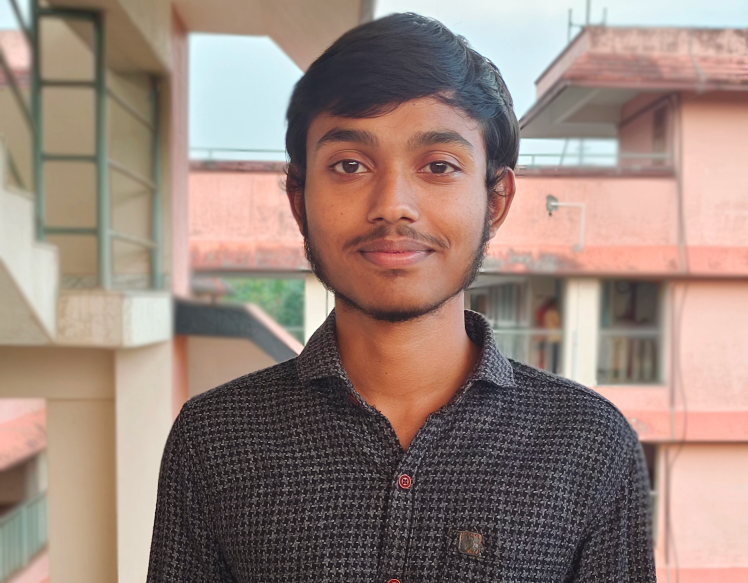
#> input picture input/p1/photo.jpg, 2244 x 1749 px (shown at 1/3 size)
$ python app.py
#> lines starting #> are read from the running program, lines starting #| are printed output that depends on the picture; after the words box and inside, x2 and y2 are one past the last pixel; in counts of white or black regions, pixels touching at a corner belong together; long printed decimals are rounded
### cropper.py
import cv2
import os

def crop_to_passport_size(image, face_rect):
    passport_aspect_ratio = 413 / 531  # Width to height ratio of a passport photo

    x, y, w, h = face_rect

    # Calculate the center of the face rectangle
    center_x, center_y = x + w // 2, y + h // 2

    # Double the width and height
    new_w = int(w * 2.3)
    new_h =int(h * 2.3)
    # Adjust new width and height to maintain the passport aspect ratio
    if new_w / new_h > passport_aspect_ratio:
        new_w = int(new_h * passport_aspect_ratio)
    else:
        new_h = int(new_w / passport_aspect_ratio)

    # Calculate the new cropping coordinates
    x1 = max(0, center_x - new_w // 2)
    y1 = max(0, center_y - new_h*10 // 22)
    x2 = min(image.shape[1], center_x + new_w // 2)
    y2 = min(image.shape[0], center_y + new_h // 2)

    # Crop the image with the new dimensions
    cropped_image = image[y1:y2, x1:x2]

    # Ensure the cropped region has the correct aspect ratio
    cropped_height, cropped_width = cropped_image.shape[:2]
    if cropped_width / cropped_height != passport_aspect_ratio:
        # Adjust the cropped region to maintain the aspect ratio
        if cropped_width / cropped_height > passport_aspect_ratio:
            # Width is too wide, adjust it
            new_width = int(cropped_height * passport_aspect_ratio)
            x1 = max(0, center_x - new_width // 2)
            x2 = min(image.shape[1], center_x + new_width // 2)
        else:
            # Height is too tall, adjust it
            new_height = int(cropped_width / passport_aspect_ratio)
            y1 = max(0, center_y - new_height // 2)
            y2 = min(image.shape[0], center_y + new_height // 2)

        cropped_image = image[y1:y2, x1:x2]

    # Resize to the passport photo size
    passport_image = cv2.resize(cropped_image, (413, 531))

    return passport_image

# [25 lines left out: function detect_and_crop_face, not called in this run]

def detect_and_crop_face_return(image_path):
    # Load the image
    image = cv2.imread(image_path)

    # Convert the image to grayscale (needed for face detection)
    gray = cv2.cvtColor(image, cv2.COLOR_BGR2GRAY)

    # Load the pre-trained Haar Cascade face detector from OpenCV
    face_cascade = cv2.CascadeClassifier(cv2.data.haarcascades + 'haarcascade_frontalface_default.xml')

    # Detect faces in the image
    faces = face_cascade.detectMultiScale(gray, scaleFactor=1.1, minNeighbors=5, minSize=(30, 30))

    if len(faces) > 0:
        # Take the first detected face (assuming one face per image)
        face_rect = faces[0]

        # Crop and resize the image to passport size
        passport_image = crop_to_passport_size(image, face_rect)
        return passport_image

    else:
        print(f"No face detected in {image_path}")

# [10 lines left out: function crop_images_in_folder, not called in this run]


# # Example usage:
# input_folder = "./input"
# output_folder = "./output"
# crop_images_in_folder(input_folder, output_folder)

### signs.py
import cv2
import numpy as np
import os

# [27 lines left out: function crop_handwritten_text, not called in this run]

def crop_handwritten_text_return(image_path):
    # Load the image
    image = cv2.imread(image_path)

    # Convert the image to grayscale
    gray = cv2.cvtColor(image, cv2.COLOR_BGR2GRAY)

    # Apply a binary threshold to get a binary image
    _, binary = cv2.threshold(gray, 150, 255, cv2.THRESH_BINARY_INV)

    # Find contours in the binary image
    contours, _ = cv2.findContours(binary, cv2.RETR_EXTERNAL, cv2.CHAIN_APPROX_SIMPLE)

    if not contours:
        print(f"No contours found in {image_path}")
        return image

    # Combine all contours to form a single bounding box
    combined_contour = np.vstack(contours)
    x, y, w, h = cv2.boundingRect(combined_contour)

    # Crop the image to the bounding box
    cropped_image = image[y:y+h, x:x+w]

    return cropped_image

# [9 lines left out: function crop_signatures_in_folder, not called in this run]


# # Example usage:
# input_folder = "./signs"
# output_folder = "./output"
# crop_signatures_in_folder(input_folder, output_folder)

### merger.py
import cv2
import numpy as np

def resize_and_stack_images(img1, img2):
    # Get the dimensions of the first image
    height1, width1 = img1.shape[:2]

    # Calculate the desired height for the second image (1/6th of the first image's height)
    desired_height2 = height1 // 6

    # Calculate the new width for the second image while maintaining its aspect ratio
    aspect_ratio2 = img2.shape[1] / img2.shape[0]
    new_height2 = desired_height2
    new_width2 = int(new_height2 * aspect_ratio2)

    # Resize the second image
    img2_resized = cv2.resize(img2, (new_width2, new_height2))

    # If the resized width of the second image is less than the first image's width,
    # add padding to the left and right to match the width
    if new_width2 < width1:
        padding_needed = width1 - new_width2
        padding_left = padding_needed // 2
        padding_right = padding_needed - padding_left
        img2_resized = cv2.copyMakeBorder(img2_resized, 0, 0, padding_left, padding_right, cv2.BORDER_CONSTANT, value=[255, 255, 255])
    elif new_width2 > width1:
        # Alternatively, if the second image's width is greater, you can resize it down to the width of the first image
        img2_resized = cv2.resize(img2_resized, (width1, desired_height2))

    # Now both images have the same width, stack them vertically
    stacked_image = np.vstack((img1, img2_resized))

    return stacked_image
# Load the images
# img1 = cv2.imread('input/ANITESWARI/ANITESWARI_photo.jpg')
# img2 = cv2.imread('input/ANITESWARI/ANITESWARI.jpg')

# # Stack the images
# result = resize_and_stack_images(img1, img2)

# # Save or display the result
# cv2.imwrite('stacked_image.jpg', result)

### compressor.py
import cv2

def save_image_with_size_limit(image_array, file_path, size_threshold_kb, max_attempts=100):
    """
    Save an image to a file with a size under a specified threshold.

    Parameters:
    - image_array: The image as a numpy array.
    - file_path: The path where the image will be saved.
    - size_threshold_kb: The maximum file size in kilobytes.
    - max_attempts: The maximum number of attempts to reduce size.
    """
    # Start with the best quality (for JPEG)
    quality = 95
    success = False

    for attempt in range(max_attempts):
        # Encode the image to a memory buffer with the current quality setting
        is_success, buffer = cv2.imencode('.jpg', image_array, [cv2.IMWRITE_JPEG_QUALITY, quality])

        # Check the size of the buffer
        file_size_kb = len(buffer) / 1024
        print(file_size_kb)

        if file_size_kb <= size_threshold_kb:
            # If the size is under the threshold, save the file
            with open(file_path, 'wb') as f:
                f.write(buffer)
            success = True
            break

        # If the file size is too large, reduce the quality
        quality -= 10

        # if quality < 10:  # Prevent quality from going too low
        #     break

    if not success:
        raise ValueError(f"Could not reduce image size under {size_threshold_kb} KB after {max_attempts} attempts.")

### app.py
import os

import cv2
import numpy as np

from compressor import save_image_with_size_limit
from cropper import detect_and_crop_face_return
from merger import resize_and_stack_images
from signs import crop_handwritten_text_return

output_dir = "./output"
input_dir = './input'
photo_suffix = 'photo.jpg'
size_threshold = 30

def increase_contrast_and_denoise(image: np.ndarray) -> np.ndarray:
    # Step 1: Convert the image to LAB color space
    lab = cv2.cvtColor(image, cv2.COLOR_BGR2LAB)

    # Step 2: Split the LAB image into L, A, and B channels
    l, a, b = cv2.split(lab)

    # Step 3: Apply histogram equalization to the L channel
    l = cv2.equalizeHist(l)

    # Step 4: Merge the channels back together
    lab = cv2.merge((l, a, b))

    # Step 5: Convert back to BGR color space
    contrast_image = cv2.cvtColor(lab, cv2.COLOR_LAB2BGR)

    # Step 6: Apply Gaussian blur to reduce noise
    # Adjust the kernel size as needed (must be positive and odd)
    denoised_image = cv2.GaussianBlur(contrast_image, (7, 7), 0)

    # Alternatively, you can use median blur for stronger noise reduction:
    # denoised_image = cv2.medianBlur(contrast_image, 5)

    # Step 7: Further enhance contrast and brightness if needed
    alpha = 2.5  # Contrast control (1.0-3.0)
    beta = 75   # Brightness control (0-100)

    final_image = cv2.convertScaleAbs(denoised_image, alpha=alpha, beta=beta)

    return final_image


os.makedirs(output_dir, exist_ok=True)
i = 0
for person_dir in os.listdir(input_dir):
    i+=1
    if os.path.isdir(os.path.join(input_dir,person_dir)):
        person_files = os.listdir(os.path.join(input_dir,person_dir))
        if (len(person_files) != 2):
            print("the directory ", person_dir, " is not correctly structured")
            exit(0)
        photo = None
        sign = None
        for f in person_files:
            if f.endswith("photo.jpg"):
                photo = os.path.join(input_dir, person_dir, f)
            else :
                sign = os.path.join(input_dir, person_dir, f)
        if (photo is None) or (sign is None):
            print("the directory ", person_dir, " is not correctly structured")
            exit(0)
        pp = detect_and_crop_face_return(photo)
#> in detect_and_crop_face_return, image is the input picture: shape (1749, 2244, 3); mean B, G, R 123.8, 132.8, 153.4
#> in detect_and_crop_face_return, `gray = cv2.cvtColor(image, cv2.COLOR_BGR2GRAY)`:
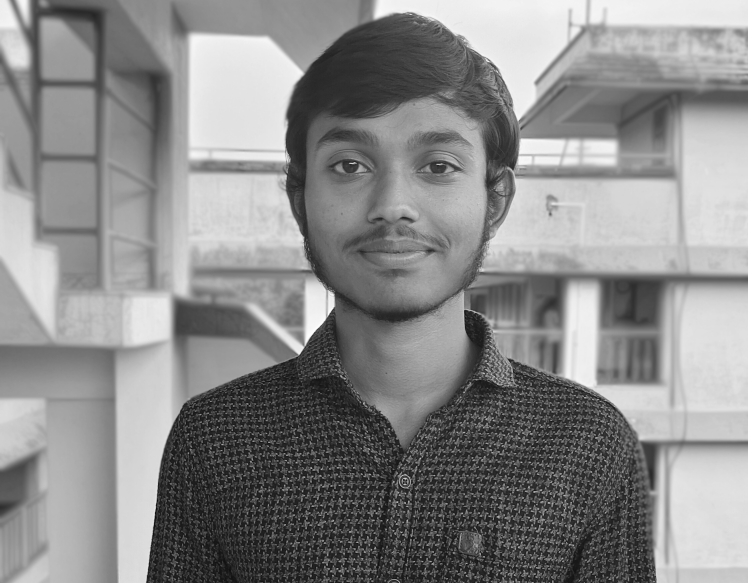
#> gray: shape (1749, 2244) (shown at 1/3 size); min 0, max 254, mean 137.9
#> in detect_and_crop_face_return, `faces = face_cascade.detectMultiScale(gray, scaleFactor=1.1, minNeighb..`: faces = [[840, 228, 696, 696]]
#> in detect_and_crop_face_return, `face_rect = faces[0]`: face_rect = [840, 228, 696, 696]
#> in crop_to_passport_size, `x, y, w, h = face_rect`: x = 840; y = 228; w = 696
#> in crop_to_passport_size, `center_x, center_y = x + w // 2, y + h // 2`: center_x = 1188; center_y = 576
#> in crop_to_passport_size, `new_w = int(w * 2.3)`: new_w = 1600
#> in crop_to_passport_size, `new_w = int(new_h * passport_aspect_ratio)`: new_w = 1244
#> in crop_to_passport_size, `x1 = max(0, center_x - new_w // 2)`: x1 = 566
#> in crop_to_passport_size, `y1 = max(0, center_y - new_h*10 // 22)`: y1 = 0
#> in crop_to_passport_size, `x2 = min(image.shape[1], center_x + new_w // 2)`: x2 = 1810
#> in crop_to_passport_size, `y2 = min(image.shape[0], center_y + new_h // 2)`: y2 = 1376
#> in crop_to_passport_size, `cropped_image = image[y1:y2, x1:x2]`:
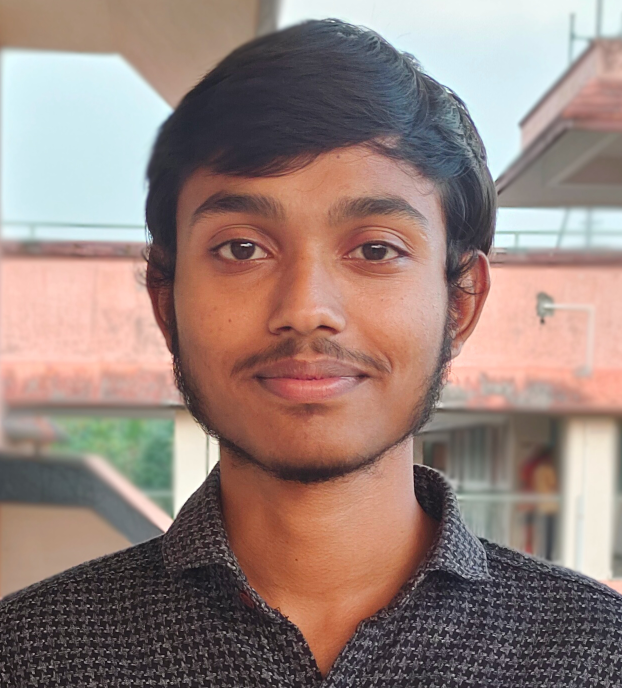
#> cropped_image: shape (1376, 1244, 3) (shown at 1/2 size); mean B, G, R 122.9, 129.5, 150.7
#> in crop_to_passport_size, `x1 = max(0, center_x - new_width // 2)`: x1 = 653
#> in crop_to_passport_size, `x2 = min(image.shape[1], center_x + new_width // 2)`: x2 = 1723
#> in crop_to_passport_size, `passport_image = cv2.resize(cropped_image, (413, 531))`:
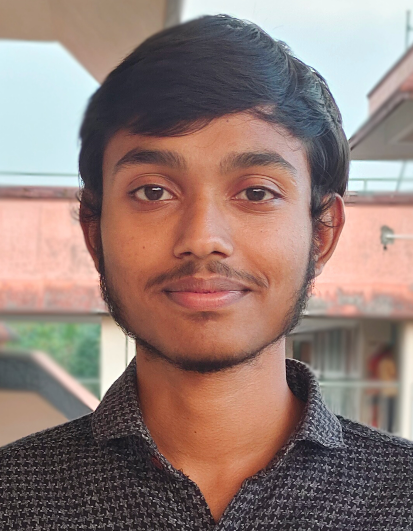
#> passport_image: shape (531, 413, 3); mean B, G, R 117.5, 124.1, 146.3
        si = increase_contrast_and_denoise(crop_handwritten_text_return(sign))
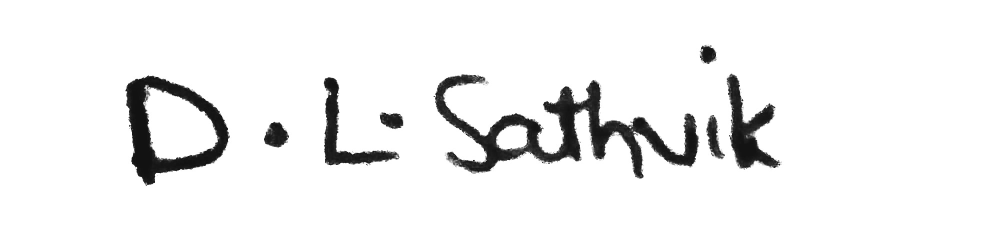
#> input picture input/p1/signature.jpg, 1999 x 463 px (shown at 1/2 size)
#> in crop_handwritten_text_return, image is the input picture: shape (463, 1999, 3); min 7, max 255, mean 238.9
#> in crop_handwritten_text_return, `_, binary = cv2.threshold(gray, 150, 255, cv2.THRESH_BINARY_INV)`:
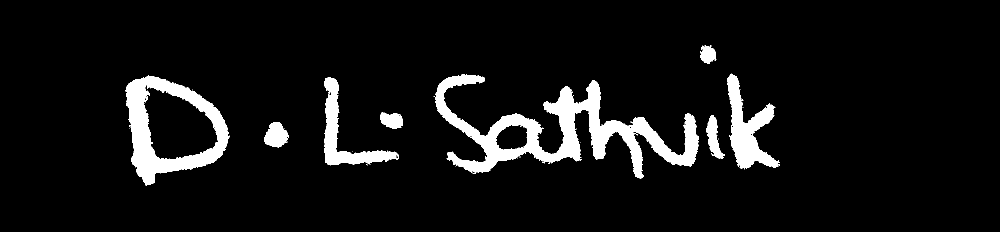
#> binary: shape (463, 1999) (shown at 1/2 size); 7.3% white; 41 white regions (33 under 20 px)
#> in crop_handwritten_text_return, `contours, _ = cv2.findContours(binary, cv2.RETR_EXTERNAL, cv2.CHAIN_AP..`: contours = 40 contours, 32 with area under 20; largest, box (x1, y1, x2, y2) and area: (870, 149, 1397, 358) 31640, (251, 151, 460, 372) 30697, (1454, 147, 1560, 339) 7932, (648, 155, 798, 331) 6219, (528, 244, 578, 295) 1654, (1413, 230, 1450, 318) 1392, (760, 225, 806, 258) 1070, (1400, 91, 1433, 128) 778
#> in crop_handwritten_text_return, `combined_contour = np.vstack(contours)`: combined_contour = contour of 3370 points, box (x1, y1, x2, y2) (251, 91, 1560, 372), area 27340
#> in crop_handwritten_text_return, `x, y, w, h = cv2.boundingRect(combined_contour)`: x = 251; y = 91; w = 1309; h = 281
#> in increase_contrast_and_denoise, `lab = cv2.cvtColor(image, cv2.COLOR_BGR2LAB)`: lab: shape (281, 1309, 3); mean of channels 0, 1, 2 214.6, 128, 128
#> in increase_contrast_and_denoise, `l, a, b = cv2.split(lab)`: a: shape (281, 1309); every value is 128
#> in increase_contrast_and_denoise, `lab = cv2.merge((l, a, b))`: lab: shape (281, 1309, 3); mean of channels 0, 1, 2 202.5, 128, 128
        res = resize_and_stack_images(pp, si)
#> in resize_and_stack_images, `img2_resized = cv2.copyMakeBorder(img2_resized, 0, 0, padding_left, pa..`:
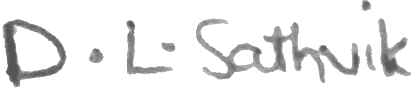
#> img2_resized: shape (88, 413, 3); mean B, G, R 234.8, 234.9, 234.8
#> in resize_and_stack_images, `stacked_image = np.vstack((img1, img2_resized))`:
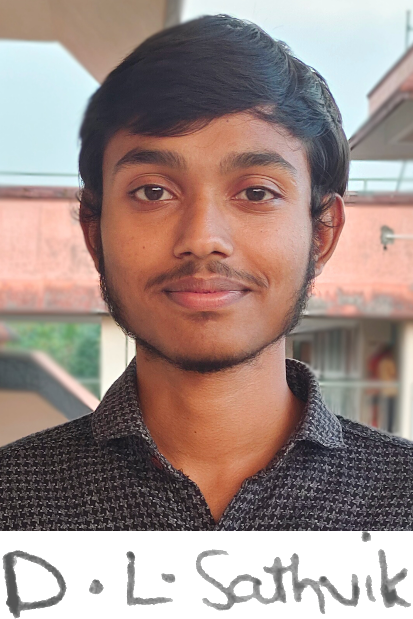
#> stacked_image: shape (619, 413, 3); mean B, G, R 134.2, 139.9, 158.9
        # cv2.imwrite(os.path.join(output_dir, person_dir) + ".jpg", res)
        save_image_with_size_limit(res, os.path.join(output_dir, person_dir) + ".jpg", size_threshold )
#> the loop in save_image_with_size_limit, `for attempt in range(max_attempts):` made 5 passes
#> file_size_kb on passes 1 to 5: 94.16, 53.22, 39.77, 32.83, 28.15
#| 94.155
#| 53.221
#| 39.773
#| 32.834
#| 28.151
#> after the loop in save_image_with_size_limit, `for attempt in range(max_attempts):`: quality = 55
#> (the program exits here)
